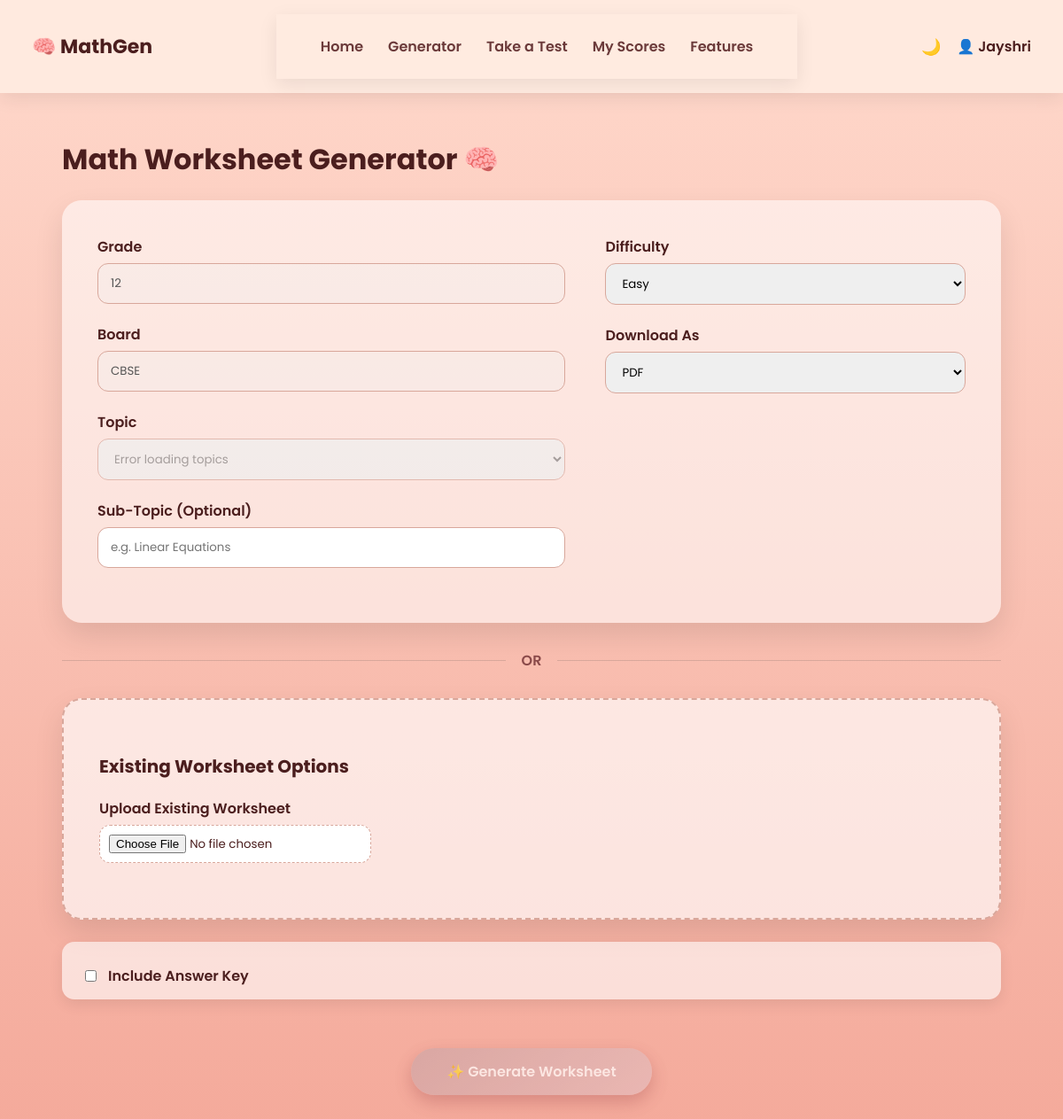
The page /generator (signed in) on the database as committed earlier.
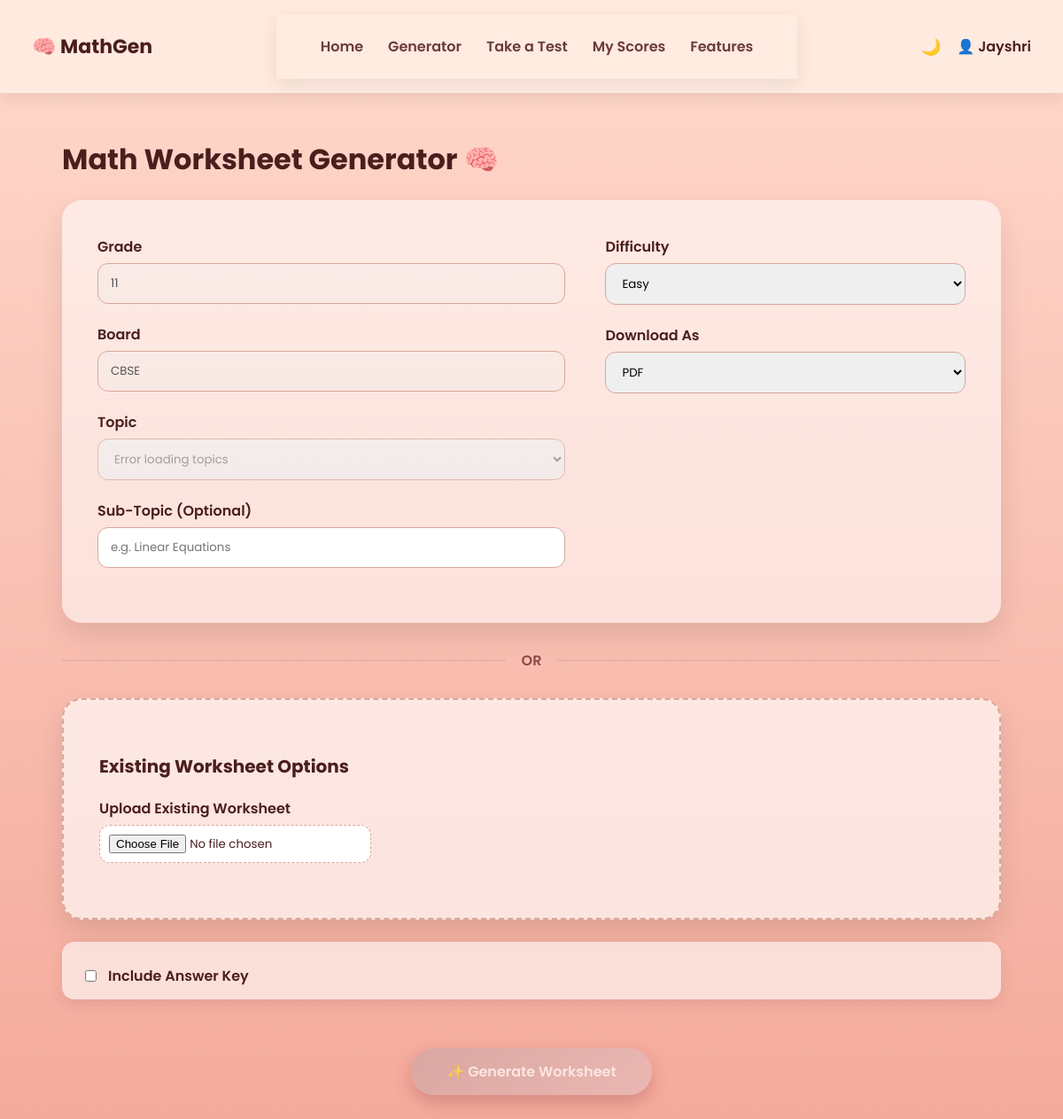
The same page on the database as committed later.
### server.py (models this page shows, shortened)
class User(UserMixin, db.Model):
    id = db.Column(db.Integer, primary_key=True)
    name = db.Column(db.String(100), nullable=False)
    email = db.Column(db.String(120), unique=True, nullable=False)
    country_code = db.Column(db.String(5), nullable=False, default="+91")  # ✅ ADD
    phone_number = db.Column(db.String(30), unique=True, nullable=True)
    grade = db.Column(db.Integer, nullable=True)
    password_hash = db.Column(db.String(256), nullable=True)
    age = db.Column(db.Integer, nullable=True)
    city = db.Column(db.String(100), nullable=True)
    postal_code = db.Column(db.String(20), nullable=True)
    timezone = db.Column(db.String(50), nullable=True)
    whatsapp_consent = db.Column(db.Boolean, default=False)
    newsletter_consent = db.Column(db.Boolean, default=False)
    board = db.Column(db.String(50), nullable=True)
    profile_completed = db.Column(db.Boolean, default=False)
    dob = db.Column(db.Date, nullable=True)

### server.py (the view)
@app.route('/generator')
@login_required
def serve_index():
    return render_template(
        'index.html',
        user_grade=current_user.grade,
        user_board=current_user.board
    )

### server.py (called while the page is built)
@app.context_processor
def inject_now():
    return {'now': datetime.now}

@login_manager.user_loader
def load_user(user_id):
    return User.query.get(int(user_id))

### templates/index.html (shortened to what this page needs)
{% extends "base.html" %}
{% block content %}
<div class="ws-container">
<h1>Math Worksheet Generator 🧠</h1>
<form
    method="POST"
    action="{{ url_for('generate_worksheet') }}"
    enctype="multipart/form-data"
>
<div class="ws-card">
<div class="ws-grid">
<div>
    <div class="form-group">
        <label>Grade</label>
        <input
            type="text"
            class="pretty-input"
            value="{{ current_user.grade }}"
            disabled
        >
    </div>
    <div class="form-group">
        <label>Board</label>
        <input
            type="text"
            class="pretty-input"
            value="{{ current_user.board }}"
            disabled
        >
    </div>
    <div class="form-group">
        <label>Topic</label>
        <select class="pretty-select" name="topic" id="topic" required disabled>
            <option value="">Loading topics...</option>
        </select>
    </div>
    <div class="form-group">
        <label>Sub-Topic (Optional)</label>
        <input class="pretty-input" name="subtopic" placeholder="e.g. Linear Equations">
    </div>
</div>
<div>
    <div class="form-group">
        <label>Difficulty</label>
        <select class="pretty-select" name="difficulty">
            <option value="Easy">Easy</option>
        </select>
    </div>
    <div class="form-group">
        <label>Download As</label>
        <select class="pretty-select" name="format">
            <option value="pdf">PDF</option>
        </select>
    </div>
</div>
</div>
</div>
<div class="or-divider">OR</div>
<div class="ws-card secondary">
<h3>Existing Worksheet Options</h3>
<div class="form-group">
    <label>Upload Existing Worksheet</label>
    <input type="file" class="file-box" name="worksheet_file">
</div>
</div>
<div class="answer-key-bar">
    <label class="checkbox-group">
        <input type="checkbox" name="answer_key" value="1">
        Include Answer Key
    </label>
</div>
<div class="generate-btn">
    <button type="submit" id="generateBtn" disabled>
    ✨ Generate Worksheet
</button>
</div>
</form>
</div>
{% endblock %}

### templates/base.html (shortened to what this page needs)
<!DOCTYPE html>
<html lang="en">
<head>
</head>
<body>
<div class="navbar">
    <div class="logo">🧠 MathGen</div>
    <nav class="navbar">
    <a href="{{ url_for('landing_page') }}"
       class="{% if request.endpoint == 'landing_page' %}active{% endif %}">
        Home
    </a>
    <a href="{{ url_for('generate_worksheet') }}"
   class="nav-link {% if request.endpoint == 'generate_worksheet' %}active{% endif %}">
    Generator
</a>
    <a href="{{ url_for('job_exams') }}"
       class="{% if request.endpoint == 'job_exams' %}active{% endif %}">
        Take a Test
    </a>
    <a href="{{ url_for('my_scores') }}"
       class="{% if request.endpoint == 'my_scores' %}active{% endif %}">
        My Scores
    </a>
    <a href="{{ url_for('features') }}"
       class="{% if request.endpoint == 'features' %}active{% endif %}">
        Features
    </a>
</nav>
    <div class="nav-right">
        <div class="dark-toggle" onclick="toggleDark()">🌙</div>
        {% if current_user.is_authenticated %}
        <div class="profile" id="profileBox">
            <div class="profile-btn" onclick="toggleProfile()">
                👤 {{ current_user.name }}
            </div>
        </div>
        {% else %}
        <a href="/login">Login</a>
        <a href="/register">Sign Up</a>
        {% endif %}
    </div>
</div>
{% block content %}{% endblock %}
</body>
</html>

Rows that differ between the two databases and show on the page:
changed User "Jayshri": grade "12" → "11"
